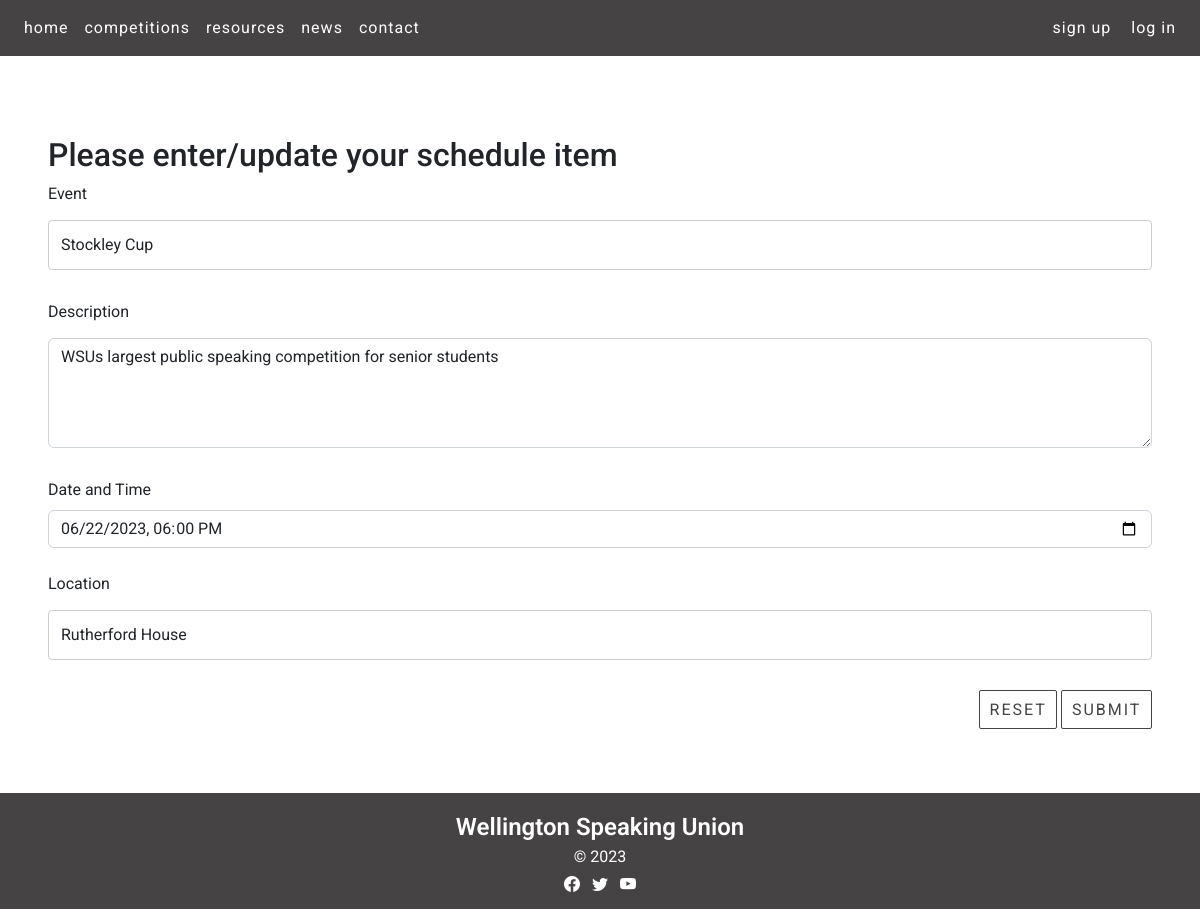
Page /schedule_cud?id=1&task=update on the committed database.
### tables this page shows
CREATE TABLE schedule(
    post_id integer primary key autoincrement not null,
    event text not null,
    description text not null,
    scheduledate date not null,
    location text not null,
    member_id integer not null,
    foreign key(member_id) references member (member_id)
);

### server.py (the view, shortened to what this page needs)
@app.route ('/schedule_cud', methods=["GET", "POST"])
def schedule_cud():
    data = request.args
    required_keys = ['id','task']
    for k in required_keys:
        if k not in data.keys():
            message = "Do not know what to do with read update on schedule (key not present)"
            return render_template('error.html', message=message)
    if request.method == "GET":
        if data['task'] == 'delete':
            sql = "delete from schedule where post_id = ?"
            values_tuple = (data['id'],)
            result = run_commit_query(sql, values_tuple, db_path)
            return redirect(url_for('news'))
        elif data['task'] == 'update':
            sql = """ select event, description, scheduledate, location from schedule where post_id=?"""
            values_tuple = (data['id'])
            result = run_search_query_tuples(sql, values_tuple, db_path, True)
            result = result[0]
            return render_template("schedule_cud.html",
                                   **result,
                                   id=data['id'],
                                   task=data['task'])
        elif data['task'] == 'add':
            return render_template("schedule_cud.html",
                                   id=0,
                                   task=data['task'])
        else:
            message = "Unrecognised task coming from news page"
            return render_template('error.html', message=message)

### db_functions.py (called while the page is built)
def run_search_query_tuples(sql_query, values_tuple, file_path, rowfactory=False):
    result = None
    try:
        db = sqlite3.connect(file_path)
        if rowfactory:
            db.row_factory = sqlite3.Row
        cursor = db.cursor()
        cursor.execute(sql_query, values_tuple)
        result = cursor.fetchall()
        cursor.close()
    except sqlite3.Error as error:
        print("Error running search query tuples: {}".format(error))
        return None
    db.close()
    if result is None:
        print("No search values were found")
    return result

### templates/schedule_cud.html (shortened to what this page needs)
{% extends "layout.html" %}
{% block content %}
<div class="recent-news-containers white-bg">
  <div class="news p-4 my-4">
    <h2>Please enter/update your schedule item</h2>
    <form action="{{url_for('schedule_cud', id=id, task=task)}}" method="POST">
      <div>
        <label for="event" class="form-label">Event</label>
        <input type="text" class="form-control" id="event" name="event" placeholder="" value="{{event}}" required>
      </div>
      <div>
        <label for="description" class="form-label">Description</label>
        <textarea class="form-control" id="description" name="description" rows="4" required>{{description}}</textarea>
      </div>
      <div>
        <label for="scheduledate" class="form-label">Date and Time</label>
        <input id="scheduledate"
               class="form-control"
               type="datetime-local"
               name="scheduledate"
               min="2023-01-01T00:00"
               max="2024-01-01T00:00"
               value = "{{scheduledate}}"
               required />
      </div>
      <br>
      <div>
        <label for="location" class="form-label">Location</label>
        <input type="text" class="form-control" id="location" name="location" placeholder="" value="{{location}}" required>
      </div>
      <div class="text-end">
        <button type="reset" class="btn btn-primary recent-news-button">Reset</button>
        <button type="submit" class="btn btn-primary recent-news-button">Submit</button>
      </div>
    </form>
  </div>
</div>
{% endblock %}

### templates/layout.html (shortened to what this page needs)
<!DOCTYPE HTML>
<html lang="en">
<head>
<link href="https://cdn.jsdelivr.net/npm/bootstrap@5.2.3/dist/css/bootstrap.min.css" rel="stylesheet">
<link rel="stylesheet" href="https://cdn.jsdelivr.net/npm/bootstrap-icons@1.10.3/font/bootstrap-icons.css">
<link rel="stylesheet" href="static/styles.css">
</head>
<body>
<nav class="navbar navbar-expand-lg px-3 navbar-dark">
    <div class="collapse navbar-collapse" id="collapsibleNavbar">
        <ul class="navbar-nav">
            <li class="nav-item">
                <a class="nav-link" href="{{ url_for('index') }}">home</a>
            </li>
            <li class="nav-item">
                <a class="nav-link" href="{{ url_for('competitions') }}">competitions</a>
            </li>
            <li class="nav-item">
                <a class="nav-link" href="{{ url_for('resources') }}">resources</a>
            </li>
            <li class="nav-item">
                <a class="nav-link" href="{{ url_for('news') }}">news</a>
            </li>
            <li class="nav-item">
                <a class="nav-link" href="{{ url_for('resources') }}#contact">contact</a>
            </li>
        </ul>
        <div class="ms-auto">
            {% if session %}
            <a class="nav-link nav-btn nav-btn-outline" href="{{ url_for('logout') }}">log out</a>
            {% else %}
            <a class="nav-link nav-btn nav-btn-outline" style="display: inline-block" href="{{ url_for('signup') }}">sign up</a>
            <a class="nav-link nav-btn nav-btn-outline" style="display: inline-block" href="{{ url_for('login') }}">log in</a>
            {% endif %}
        </div>
    </div>
</nav>
{% block content %}
{% endblock %}
<footer class="footer-content container-fluid">
    <p>Wellington Speaking Union</p>
    <p>&copy; 2023</p>
    <section class="mb-2">
        <a class="footer-link"><i class="bi bi-facebook"></i></a>
        <a class="footer-link"><i class="bi bi-twitter"></i></a>
        <a class="footer-link"><i class="bi bi-youtube"></i></a>
    </section>
</footer>
</body>
</html>

### static/styles.css (style rules this page uses)
:root { --brand-black: rgb(27,27,28); --brand-dark-gray: rgb(70,67,68); --brand-light-gray: rgb(104,102,103); --brand-yellow: rgb(248,216,101); --brand-white: rgb(255,255,255); }
.btn-primary, .btn-primary:hover { color:var(--brand-dark-gray); background-color:var(--brand-yellow); border-color:var(--brand-dark-gray); --bs-btn-active-bg:var(--brand-yellow); --bs-btn-active-border-color:var(--brand-white); --bs-btn-color: #fff; --bs-btn-bg:var(--brand-yellow); --bs-btn-border-color:transparent; --bs-btn-hover-color:var(--brand-dark-gray); --bs-btn-hover-bg:var(--brand-yellow); --bs-btn-hover-border-color:var(--brand-dark-gray); --bs-btn-focus-shadow-rgb: 49,132,253; --bs-btn-active-color: #fff; --bs-btn-active-shadow: inset 0 3px 5px rgba(0, 0, 0, 0.125); --bs-btn-disabled-color: #fff; --bs-btn-disabled-bg:var(--brand-yellow); --bs-btn-disabled-border-color: }
.btn, .btn-circle { display:inline-block; margin:auto; text-align: center; letter-spacing: 2px; color: var(--brand-white); vertical-align: middle; user-select: none; border: 1px solid transparent; text-transform: uppercase; padding: 1.1em 1.3em 1.1em 1.5em; transition: color 0.5s ease-in-out,background-color 0.5s ease-in-out,border-color 0.5s ease-in-out,box-shadow 1s cubic-bezier(.019,1,.22,1); position:relative; }
body { font-family: 'Roboto', serif; font-size: 100%; background-color: var(--brand-white); margin: 0; }
p { text-align: center; color: var(--brand-white); margin: 0; overflow: auto; }
.navbar { background-color: var(--brand-dark-gray); position:sticky; top:0; z-index: 9999; margin-bottom: 1em; }
.nav-link { font-size: 1em; letter-spacing: 1px; color: var(--brand-white); transition: color 0s ease-in-out,background-color 0s ease-in-out,border-color 0s ease-in-out; }
.nav-btn-outline { border: 0 solid white; padding: 0 0.5em; }
.white-bg { background-color: var(--brand-white); }
.container-fluid { padding:0; }
.recent-news-containers { border-radius:10px; margin-left:0.5em; margin-right:0.5em; padding:1em; margin-top:0; }
.recent-news-button { transition: none !important; border-radius: 2px; background-color: var(--brand-white); color:var(--brand-dark-gray); border-color:var(--brand-dark-gray); position: relative; text-align:center; display:inline-block; padding: 0.4em 0.6em; }
.footer-content { background-color: var(--brand-dark-gray); text-align: center; padding: 1em 0 0.25em 0; color: var(--brand-white); }
.footer-content p:first-child { font-weight: 600; font-size: 1.5em; text-align: center; }
.footer-content p:nth-child(2) { font-weight: 400; font-size: 1em; text-align: center; padding-bottom: 0.25em; }
.footer-link { font-size:1em; padding: 0.25em; color: var(--brand-white); }
input[type=text], select, textarea { width: 100%; padding: 12px; border: 1px solid #ccc; border-radius: 4px; box-sizing: border-box; margin-top: 6px; margin-bottom: 30px; resize: vertical }
label, input[type='text'], input[type='email'], textarea { font-size:1em !important; }

### rows in the picture
schedule: event "Stockley Cup", description "WSUs largest public speaking competition for senior students", scheduledate "06/22/2023 18:00", location "Rutherford House"
